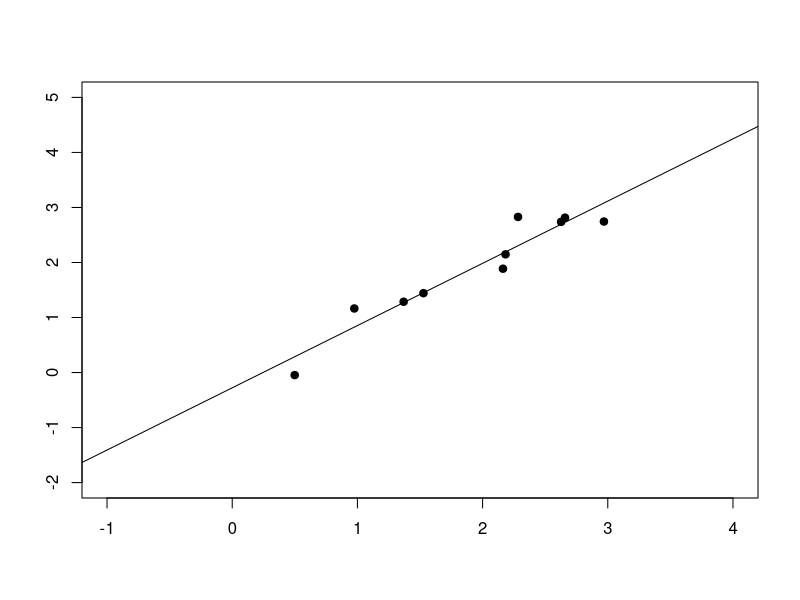
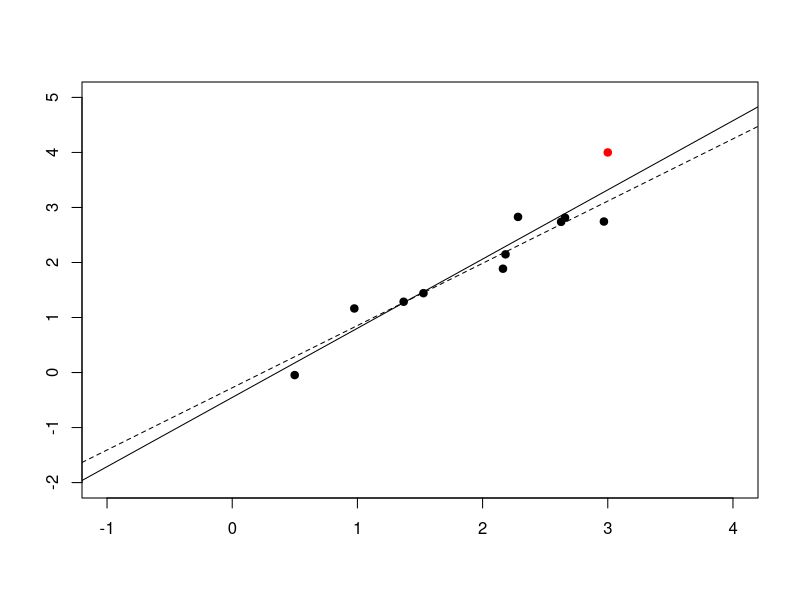
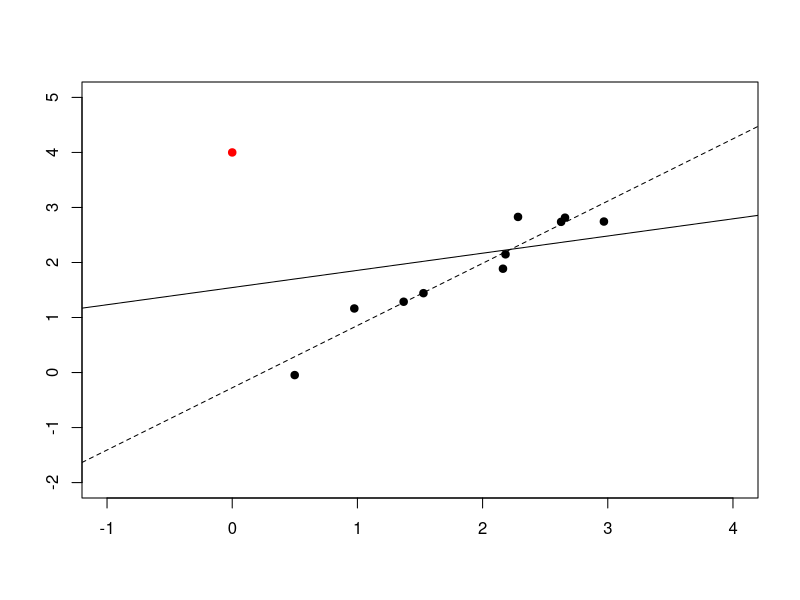
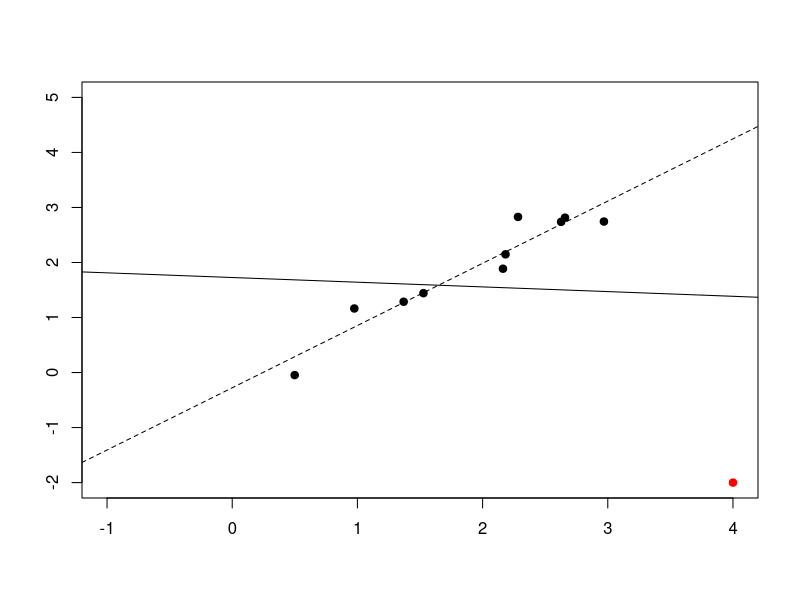
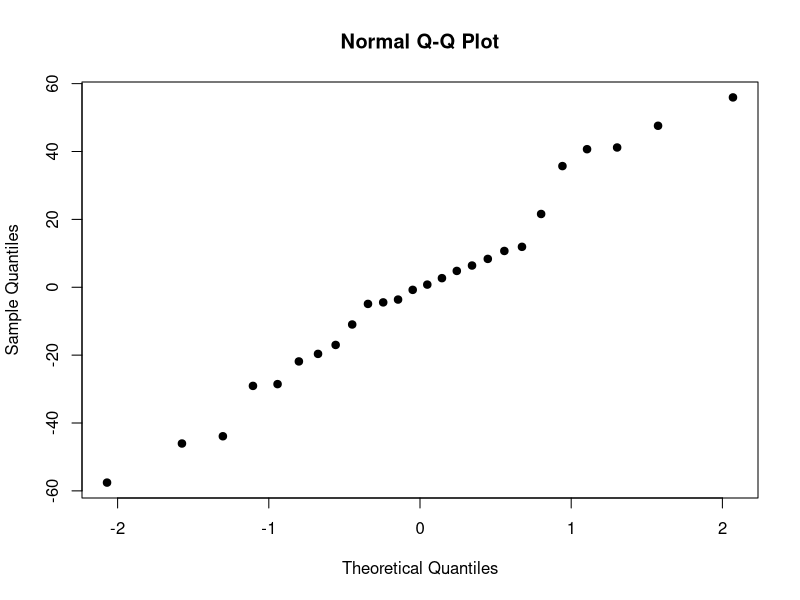
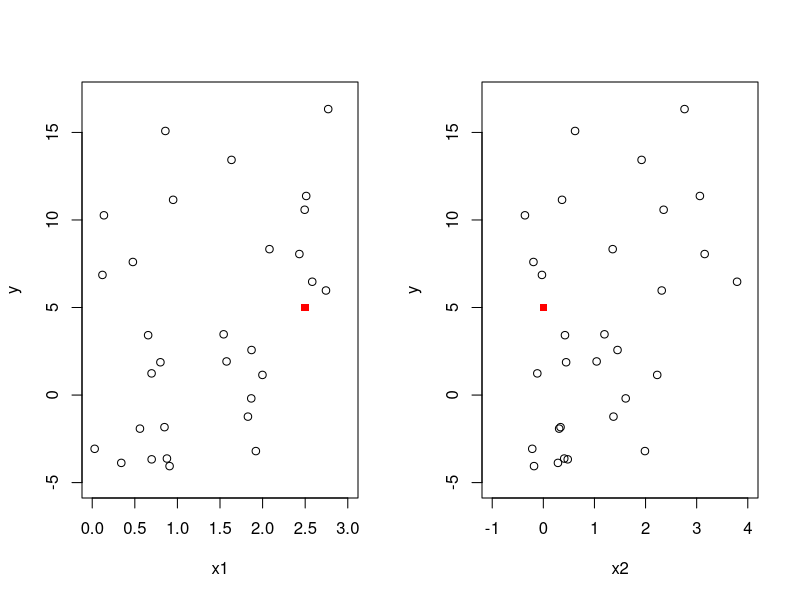
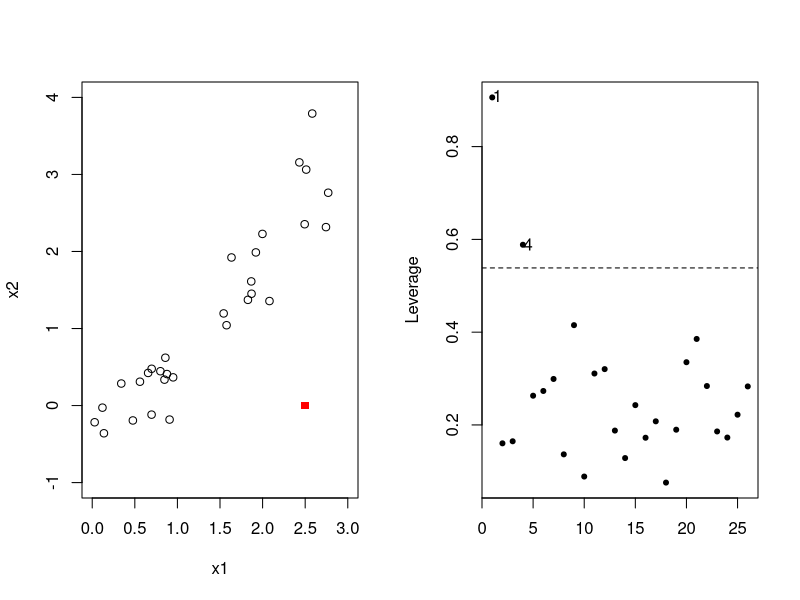
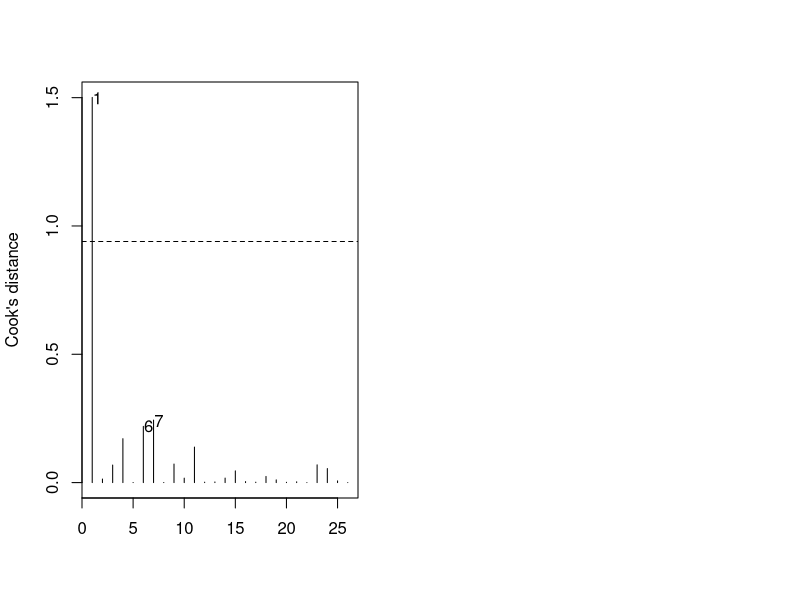

R code for these plots, in order:
## ---- chunk 1
CWD <- read.table("./datasets/01-linear-regression/christ.csv", header = T, sep = ",", dec = ".")
attach(CWD)

model <- lm(CWD.BASA ~ RIP.DENS)
model3 <- lm(I(log(CWD.BASA)) ~ RIP.DENS + I(RIP.DENS^2))
summary(model)
confint(model)

needles <- read.table("./datasets/01-linear-regression/needles.txt", header = T, sep = "\t", dec = ".")
attach(needles)
model_l5 <- lm(length ~ nitrogen * phosphor + potassium 
               + phosphor * residu)

library(car)

body.fat <- read.table("./datasets/01-linear-regression/bodyfatNKNW.txt", header = T, dec = ".")
attach(body.fat)

birnh <- read.table("./datasets/01-linear-regression/birnh.txt", header = T, sep = "\t", dec = ".")
attach(birnh)
## ---- chunk 2
#| out-width: 4in
#| out-height: 3.5in
#| fig-width: 6
#| fig-height: 4.5
#| fig-align: center

set.seed(12345)  
n <- 10
X <- sort(3*runif(n))
Y <- X + 0.3*rnorm(n)

plot_data_outliers <- function(outlier = NULL) {
  X_outliers <- c(X, outlier[1])
  Y_outliers <- c(Y, outlier[2])
  
  m_regular <- lm(Y ~ X)
  m_outliers <- lm(Y_outliers ~ X_outliers)
  
  plot(X, Y, xlim = c(-1, 4), ylim = c(-2, 5), pch = 19,
       xlab = "", ylab = "")
  if (!is.null(outlier)) {
    # Draw the outlier
    points(outlier[1], outlier[2], pch = 19, col = "red")
    # Draw the regression line without the outlier
    abline(m_regular, lty = "dashed")
  }
  abline(m_outliers)
}

plot_data_outliers()
## ---- chunk 3
#| out-width: 4in
#| out-height: 3.5in
#| fig-width: 6
#| fig-height: 4.5
#| fig-align: center

plot_data_outliers(c(3, 4))
## ---- chunk 4
#| out-width: 4in
#| out-height: 3.5in
#| fig-width: 6
#| fig-height: 4.5
#| fig-align: center

plot_data_outliers(c(0, 4))
## ---- chunk 5
#| out-width: 4in
#| out-height: 3.5in
#| fig-width: 6
#| fig-height: 4.5
#| fig-align: center

plot_data_outliers(c(4, -2))
## ---- chunk 6
#| out-width: 4in
#| out-height: 3.5in
#| fig-width: 6
#| fig-height: 4.5
#| fig-align: center

qqnorm(model_l5$resid, pch = 19)
## ---- chunk 7
#| out-width: 4in
#| out-height: 3.5in
#| fig-width: 6
#| fig-height: 4.5
#| fig-align: center

set.seed(1234)
n <- 30
x1 <- 3*runif(n)
x2 <- x1 + 0.5*rnorm(n)
y <- 2*x1 + x2 + 5*rnorm(n)

x1_outlier <- 2.5
x2_outlier <- 0
y_outlier <- 5

range <- function(...) {
  c(floor(min(...)), ceiling(max(...)))
}

x1_lim <- range(x1, x1_outlier)
x2_lim <- range(x2, x2_outlier)
y_lim <- range(y, y_outlier)

par(cex = 1.5, mfrow=c(1, 2))
plot(x1, y, xlim = x1_lim, ylim = y_lim)
points(x1_outlier, y_outlier, pch = 15, col = "red")
plot(x2, y, xlim = x2_lim, ylim = y_lim)
points(x2_outlier, y_outlier, pch = 15, col = "red")
## ---- chunk 8
#| out-width: 4in
#| out-height: 3.5in
#| fig-width: 6
#| fig-height: 4.5
#| fig-align: center

plot(x1, x2, xlim = x1_lim, ylim = x2_lim)
points(x1_outlier, x2_outlier, pch = 15, col = "red")
## ---- chunk 9
#| out-width: 4in
#| out-height: 3.5in
#| fig-width: 6
#| fig-height: 4.5
#| fig-align: center

p=7
n=26
lev5 <- hatvalues(model_l5)
cutoff <- 2*p/n
plot(lev5, pch = 20, xlab = "", ylab = "Leverage")
abline(h=cutoff, lty = "dashed")
text(1.5, 0.91, 1)
text(4.5, 0.59, 4)
## ---- chunk 10
#| out-width: 4in
#| out-height: 3.5in
#| fig-width: 6
#| fig-height: 4.5
#| fig-align: center

cd5 <- cooks.distance(model_l5)
plot(cd5, type = "h", ylab = "Cook's distance", xlab = "")
abline(h = qf(0.5, 7, 19), lty = "dashed")
text(1.5, 1.5, 1)
text(6.5, 0.22, 6)
text(7.5, 0.24, 7)
## ---- chunk 11
par(mfrow=c(2,2))
plot(model_l5)
## ---- chunk 12
#| out-width: 4in
#| out-height: 3.5in
#| fig-width: 6
#| fig-height: 4.5
#| fig-align: center
dfb5 <- dfbetas(model_l5)[1,]

plot(dfb5, pch = 20, ylab = "DFBETA for observation 1", xlab = "Parameter number")
abline(h = c(-1, 1), lty = "dashed")
## ---- chunk 13
#| out-width: 4in
#| out-height: 3.5in
#| fig-width: 6
#| fig-height: 4.5
#| fig-align: center
inter5 <- phosphor * residu
par(mfrow=c(1,2))
hist(inter5, xlab = "phosphor * residual ash", main = "Histogram of phosphor * residu")
qqnorm(inter5)
## ---- chunk 14
nitrogen2 <- nitrogen[-1]
phosphor2 <- phosphor[-1]
potassium2 <- potassium[-1]
residu2 <- residu[-1]
length2 <- length[-1]
model_l6 <- lm(length2 ~ nitrogen2 *  phosphor2 + potassium2 
               + phosphor2 * residu2)
## ---- chunk 15
summary(model_l6)$coefficients
## ---- chunk 16
model_l7 <- lm(length ~ nitrogen *  phosphor + potassium 
               + residu)
## ---- chunk 17
summary(model_l7)$coefficients
## ---- chunk 18
model_l8 <- lm(length ~ nitrogen *  phosphor + potassium)
## ---- chunk 19
summary(model_l8)$coefficients
## ---- chunk 20
#| out-width: 4in
#| out-height: 3.5in
#| fig-width: 6
#| fig-height: 4.5
#| fig-align: center
p2=5
lev8 <- hatvalues(model_l8)
cutoff2 <- 2*p2/n
par(mfrow=c(1,2))
plot(lev5, pch = 20, xlab = "", ylab = "Leverage")
abline(h=cutoff)
text(3, 0.91, 1)
text(6, 0.59, 4)
plot(lev8, pch = 20, xlab = "", ylab = "Leverage", ylim = c(0.0,0.9))
abline(h=cutoff2)
text(6, 0.59, 4)
## ---- chunk 21
#| out-width: 4in
#| out-height: 3.5in
#| fig-width: 6
#| fig-height: 4.5
#| fig-align: center

cd8 <- cooks.distance(model_l8)
plot(cd8, type = "h", ylab = "Cook's distance", xlab = "")
text(4.5, 0.12, 4)
text(6.5, 0.17, 6)
text(7.5, 0.37, 7)
## ---- chunk 22
par(mfrow=c(2,2))
plot(model_l8)
